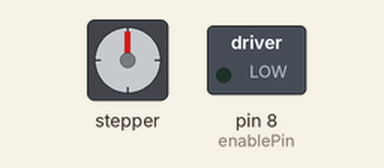
Simulated run of this sketch. Board: Arduino Uno, built with avr-gcc and run on an emulated ATmega328P. Shown: stepper motor, switched loads named in the sketch (green lamp = pin HIGH). Stepper angles assume 200 steps per turn.

Above: at 0.1 s.
Timing chart, 0 to 1.6 s (numbered marks = the images above):
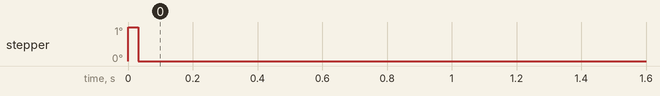

The sketch:

main_v0.ino
```cpp
// Include the AccelStepper Library
#include <AccelStepper.h>

// Define pin connections
const int dirPin = 7;
const int stepPin = 4;


// Define pin connections
const int dirPinZ = 7;
const int stepPinZ = 4;
const int dirPinX = 5;
const int stepPinX = 2;


#define enablePin 8

// Define motor interface type
#define motorInterfaceType 1

// Creates an instance
AccelStepper stepperX(motorInterfaceType, stepPin, dirPin);

void setup() {
     pinMode(enablePin, OUTPUT);
   digitalWrite(enablePin, LOW);

  // set the maximum speed, acceleration factor,
  // initial speed and the target position
  stepperX.setMaxSpeed(8000);
  stepperX.setAcceleration(1000);
  stepperX.setSpeed(4000);
  stepperX.moveTo(0);
}

void loop() {
  // Change direction once the motor reaches target position
  if (stepperX.distanceToGo() == 0)
    stepperX.moveTo(-stepperX.currentPosition());

  // Move the motor one step
  stepperX.run();
}
```

Measured:
- by itself, stepper: goes 1° 0.03 s, then 0°
